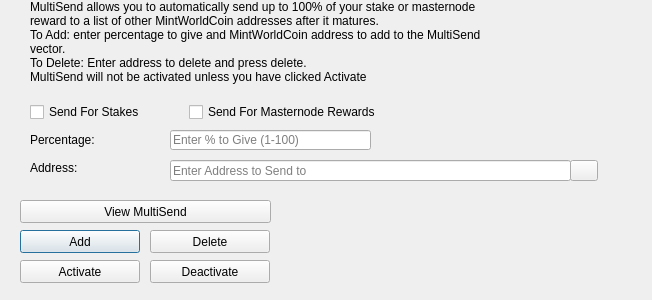
<?xml version="1.0" encoding="UTF-8"?>
<ui version="4.0">
 <class>MultiSendDialog</class>
 <widget class="QDialog" name="MultiSendDialog">
  <property name="windowModality">
   <enum>Qt::NonModal</enum>
  </property>
  <property name="geometry">
   <rect>
    <x>0</x>
    <y>0</y>
    <width>652</width>
    <height>300</height>
   </rect>
  </property>
  <property name="windowTitle">
   <string>MultiSend</string>
  </property>
  <widget class="QLineEdit" name="multiSendPercentEdit">
   <property name="geometry">
    <rect>
     <x>170</x>
     <y>130</y>
     <width>201</width>
     <height>20</height>
    </rect>
   </property>
   <property name="toolTip">
    <string>Enter whole numbers 1 - 100</string>
   </property>
   <property name="placeholderText">
    <string>Enter % to Give (1-100)</string>
   </property>
  </widget>
  <widget class="QLineEdit" name="multiSendAddressEdit">
   <property name="geometry">
    <rect>
     <x>170</x>
     <y>160</y>
     <width>401</width>
     <height>21</height>
    </rect>
   </property>
   <property name="toolTip">
    <string/>
   </property>
   <property name="placeholderText">
    <string>Enter Address to Send to</string>
   </property>
  </widget>
  <widget class="QLabel" name="label_2">
   <property name="geometry">
    <rect>
     <x>30</x>
     <y>0</y>
     <width>451</width>
     <height>121</height>
    </rect>
   </property>
   <property name="lineWidth">
    <number>1</number>
   </property>
   <property name="text">
    <string>MultiSend allows you to automatically send up to 100% of your stake or masternode reward to a list of other MintWorldCoin addresses after it matures.
To Add: enter percentage to give and MintWorldCoin address to add to the MultiSend vector.
To Delete: Enter address to delete and press delete.
MultiSend will not be activated unless you have clicked Activate</string>
   </property>
   <property name="alignment">
    <set>Qt::AlignLeading|Qt::AlignLeft|Qt::AlignTop</set>
   </property>
   <property name="wordWrap">
    <bool>true</bool>
   </property>
  </widget>
  <widget class="QLabel" name="message">
   <property name="geometry">
    <rect>
     <x>290</x>
     <y>200</y>
     <width>351</width>
     <height>91</height>
    </rect>
   </property>
   <property name="text">
    <string/>
   </property>
  </widget>
  <widget class="QPushButton" name="addButton">
   <property name="geometry">
    <rect>
     <x>20</x>
     <y>230</y>
     <width>120</width>
     <height>23</height>
    </rect>
   </property>
   <property name="toolTip">
    <string/>
   </property>
   <property name="statusTip">
    <string>Add to MultiSend Vector</string>
   </property>
   <property name="text">
    <string>Add</string>
   </property>
  </widget>
  <widget class="QPushButton" name="disableButton">
   <property name="geometry">
    <rect>
     <x>150</x>
     <y>260</y>
     <width>120</width>
     <height>23</height>
    </rect>
   </property>
   <property name="statusTip">
    <string>Deactivate MultiSend</string>
   </property>
   <property name="text">
    <string>Deactivate</string>
   </property>
  </widget>
  <widget class="QPushButton" name="addressBookButton">
   <property name="geometry">
    <rect>
     <x>570</x>
     <y>160</y>
     <width>28</width>
     <height>21</height>
    </rect>
   </property>
   <property name="toolTip">
    <string>Choose an address from the address book</string>
   </property>
   <property name="text">
    <string/>
   </property>
   <property name="icon">
    <iconset resource="../mintworldcoin.qrc">
     <normaloff>:/icons/address-book</normaloff>:/icons/address-book</iconset>
   </property>
   <property name="shortcut">
    <string>Alt+A</string>
   </property>
   <property name="autoDefault">
    <bool>false</bool>
   </property>
  </widget>
  <widget class="QLabel" name="label">
   <property name="geometry">
    <rect>
     <x>30</x>
     <y>130</y>
     <width>121</width>
     <height>20</height>
    </rect>
   </property>
   <property name="toolTip">
    <string>Percentage of stake to send</string>
   </property>
   <property name="text">
    <string>Percentage:</string>
   </property>
  </widget>
  <widget class="QLabel" name="label_5">
   <property name="geometry">
    <rect>
     <x>30</x>
     <y>160</y>
     <width>111</width>
     <height>16</height>
    </rect>
   </property>
   <property name="toolTip">
    <string>Address to send portion of stake to</string>
   </property>
   <property name="text">
    <string>Address:</string>
   </property>
  </widget>
  <widget class="QPushButton" name="deleteButton">
   <property name="geometry">
    <rect>
     <x>150</x>
     <y>230</y>
     <width>120</width>
     <height>23</height>
    </rect>
   </property>
   <property name="toolTip">
    <string/>
   </property>
   <property name="statusTip">
    <string>Delete Address From MultiSend Vector</string>
   </property>
   <property name="text">
    <string>Delete</string>
   </property>
  </widget>
  <widget class="QPushButton" name="activateButton">
   <property name="geometry">
    <rect>
     <x>20</x>
     <y>260</y>
     <width>120</width>
     <height>23</height>
    </rect>
   </property>
   <property name="statusTip">
    <string>Activate MultiSend</string>
   </property>
   <property name="text">
    <string>Activate</string>
   </property>
  </widget>
  <widget class="QPushButton" name="viewButton">
   <property name="geometry">
    <rect>
     <x>20</x>
     <y>200</y>
     <width>251</width>
     <height>23</height>
    </rect>
   </property>
   <property name="toolTip">
    <string/>
   </property>
   <property name="statusTip">
    <string>View MultiSend Vector</string>
   </property>
   <property name="text">
    <string>View MultiSend</string>
   </property>
  </widget>
  <widget class="QWidget" name="horizontalLayoutWidget">
   <property name="geometry">
    <rect>
     <x>30</x>
     <y>100</y>
     <width>351</width>
     <height>24</height>
    </rect>
   </property>
   <layout class="QHBoxLayout" name="horizontalLayout">
    <item>
     <widget class="QCheckBox" name="multiSendStakeCheckBox">
      <property name="text">
       <string>Send For Stakes</string>
      </property>
     </widget>
    </item>
    <item>
     <widget class="QCheckBox" name="multiSendMasternodeCheckBox">
      <property name="text">
       <string>Send For Masternode Rewards</string>
      </property>
     </widget>
    </item>
   </layout>
  </widget>
 </widget>
 <resources>
  <include location="../mintworldcoin.qrc"/>
 </resources>
 <connections/>
</ui>
